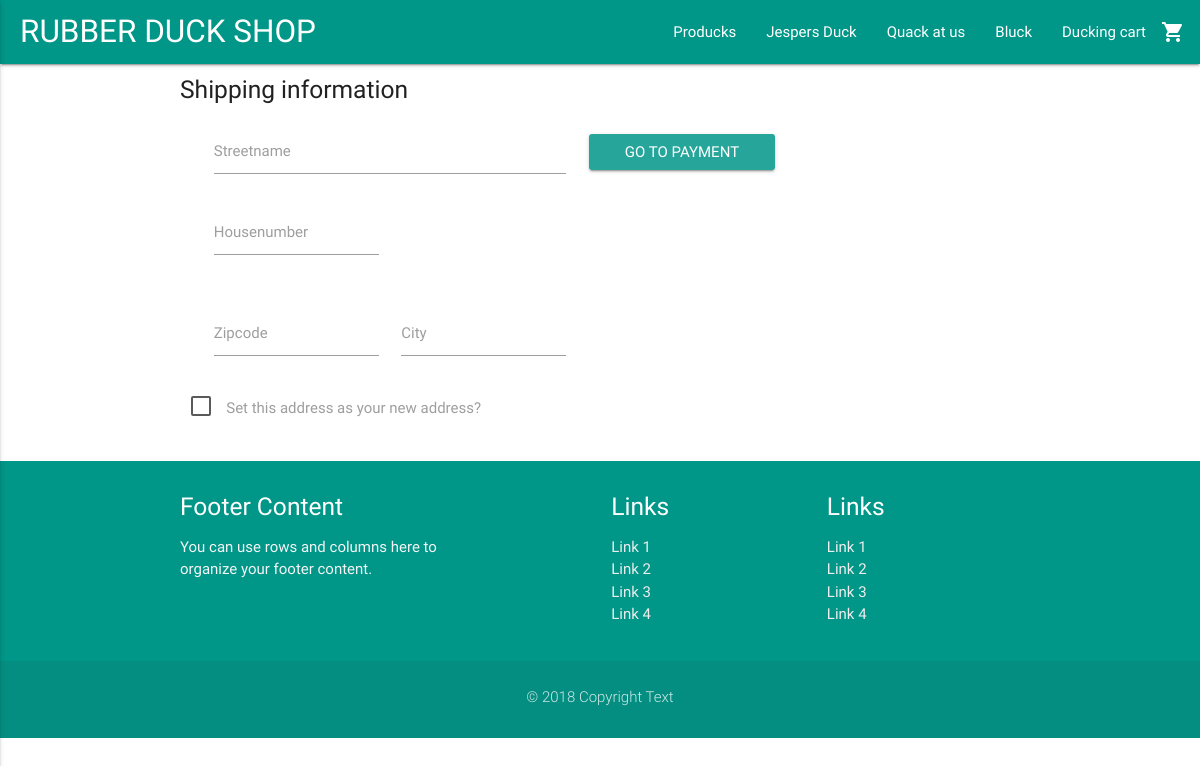
Before: /shipping.php with the older database file.
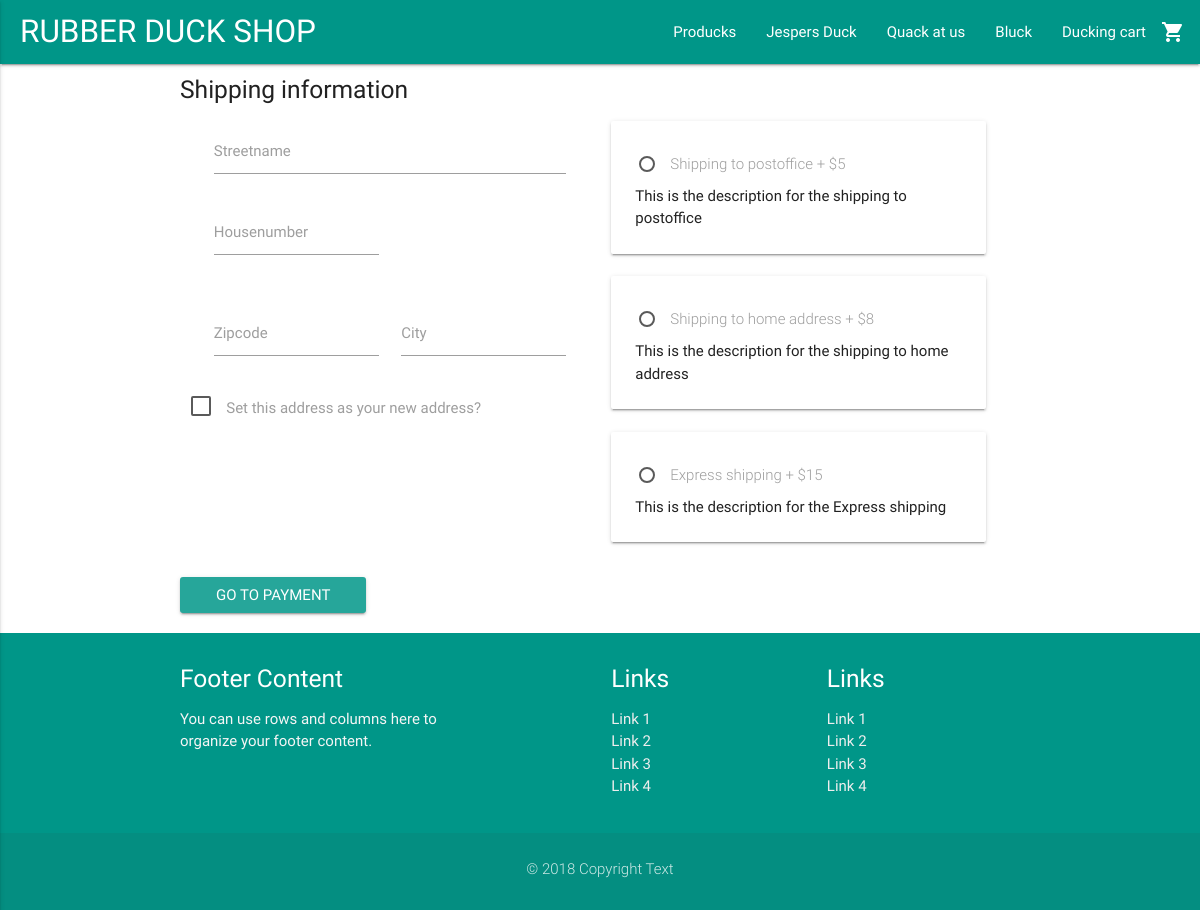
After: the same page with the newer database file.
### tables this page shows
CREATE TABLE DeliveryMethod (
  DeliveryMethodID int AUTO_INCREMENT NOT NULL PRIMARY KEY,
  Method varchar(255) NOT NULL,
  MethodDescription varchar(255) NOT NULL,
  DeliveryPrice int NOT NULL
);

### shipping.php (the view, shortened to what this page needs)
<?php require_once('includes/header.php');
  $deliveryResult = mysqli_query($connection, "SELECT * FROM `DeliveryMethod`");
?>
<div class="container">
  <div class="row">
    <form class="col s12 m12" action="payment.php">
      <h5>Shipping information</h5>
      <div class="row col s12 m6">
        <div class="row col s12 m12">
          <div class="input-field col s12">
            <input id="first_name" type="text" class="validate">
            <label for="first_name">Streetname</label>
          </div>
          <div class="input-field col s6">
            <input id="last_name" type="text" class="validate">
            <label for="last_name">Housenumber</label>
          </div>
        </div>
        <div class="row col s12 m12">
          <div class="input-field col s6">
            <input id="first_name" type="number" class="validate">
            <label for="first_name">Zipcode</label>
          </div>
          <div class="input-field col s6">
            <input id="last_name" type="text" class="validate">
            <label for="last_name">City</label>
          </div>
        </div>
        <p>
          <label for="filled-in-box">Set this address as your new address?</label>
        </p>
      </div>
      <div class="row col s12 m6">
        <?php
          while ($row = mysqli_fetch_array($deliveryResult)) {
        ?>
        <div class="col s12 m12">
          <div class="card">
            <div class="card-content">
              <span class="card-title">
                <label for="test1"><?php echo $row["Method"]; ?> + $<?php echo $row["DeliveryPrice"]; ?></label>
              </span>
              <p><?php echo $row["MethodDescription"]; ?></p>
            </div>
          </div>
        </div>
        <?php
          }
        ?>
      </div>
      <input class="waves-effect waves-light btn" type="submit" name="create" value="Go to payment">
    </form>
  </div>
</div>
<?php require_once('includes/footer.php'); ?>

### includes/header.php (shortened to what this page needs)
<!DOCTYPE html>
  <html>
    <html lang="da-DK">
    <head>
      <link type="text/css" rel="stylesheet" href="css/materialize.min.css"  media="screen,projection"/>
      <link type="text/css" rel="stylesheet" href="css/custom/custom.css" />
      <link type="text/css" rel="stylesheet" href="nouislider/nouislider.css" />
    </head>
    <body>
      <nav class="teal">
        <div class="nav-wrapper">
          <a href="index.php" class="brand-logo">RUBBER DUCK SHOP</a>
          <ul class="right hide-on-med-and-down">
            <li><a href="products.php">Producks</a></li>
            <li><a href="product.php">Jespers Duck</a></li>
            <li><a href="contact.php">Quack at us</a></li>
            <li><a href="blog.php">Bluck</a></li>
            <li><a href="cart.php">Ducking cart<i class="material-icons right">shopping_cart</i></a></li>
          </ul>
        </div>
      </nav>

### includes/footer.php (shortened to what this page needs)
    <footer class="page-footer teal">
      <div class="container">
        <div class="row">
          <div class="col s12 m4">
            <h5 class="white-text">Footer Content</h5>
            <p class="grey-text text-lighten-4">
              You can use rows and columns here to organize your footer content.
            </p>
          </div>
          <div class="col s12 m3 offset-m2">
            <h5 class="white-text">Links</h5>
            <ul>
              <li><a class="grey-text text-lighten-3" href="#!">Link 1</a></li>
              <li><a class="grey-text text-lighten-3" href="#!">Link 2</a></li>
              <li><a class="grey-text text-lighten-3" href="#!">Link 3</a></li>
              <li><a class="grey-text text-lighten-3" href="#!">Link 4</a></li>
            </ul>
          </div>
          <div class="col s12 m3">
            <h5 class="white-text">Links</h5>
            <ul>
              <li><a class="grey-text text-lighten-3" href="#!">Link 1</a></li>
              <li><a class="grey-text text-lighten-3" href="#!">Link 2</a></li>
              <li><a class="grey-text text-lighten-3" href="#!">Link 3</a></li>
              <li><a class="grey-text text-lighten-3" href="#!">Link 4</a></li>
            </ul>
          </div>
        </div>
      </div>
      <div class="footer-copyright">
        <div class="container">
          <p class="center">&copy; 2018 Copyright Text</p>
        </div>
      </div>
    </footer>
  </body>
</html>

### css/custom/custom.css (style rules this page uses)
body { position: relative; }
p { margin-bottom: 20px; }
nav .brand-logo { display: inline-block; padding-left: 20px; }
.brand-logo { display: block; margin-right: 20px; }
footer { margin: 0; }

Changed rows visible on the page:
added deliverymethod: Method "Shipping to postoffice", DeliveryPrice "5", MethodDescription "This is the description for the shipping to postoffice"
added deliverymethod: Method "Shipping to home address", DeliveryPrice "8", MethodDescription "This is the description for the shipping to home address"
added deliverymethod: Method "Express shipping", DeliveryPrice "15", MethodDescription "This is the description for the Express shipping"
